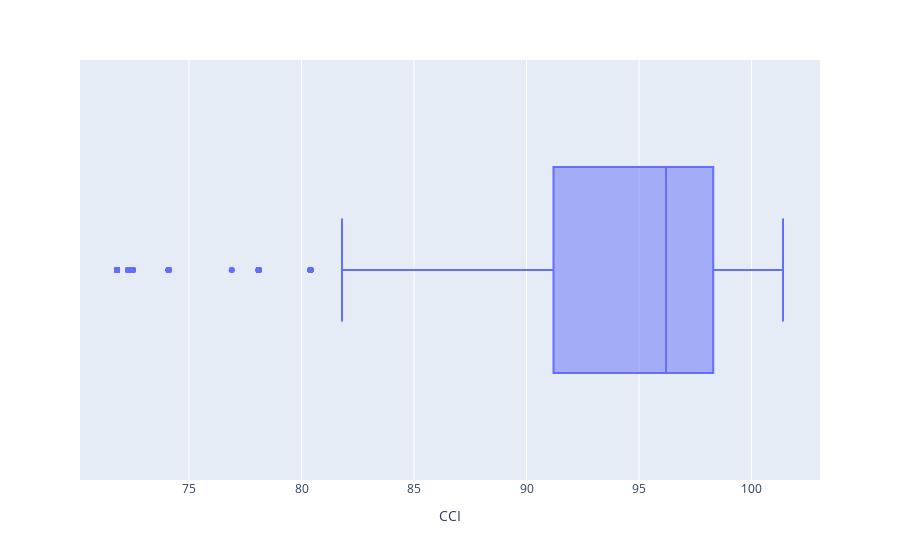

Write notebook code for a chart like this one.
### Code cell
px.box(data_frame=df, x='CCI')

### Figure 1 — Plotly figure (JSON) as saved in the notebook; plotly's stock layout.template omitted (floating-point values rounded to 4 significant figures; data arrays with more than 128 entries replaced by an {"elided": "..."} marker saying what was removed)
{"data": [{"alignmentgroup": "True", "hovertemplate": "CCI=%{x}<extra></extra>", "legendgroup": "", "marker": {"color": "#636efa"}, "name": "", "notched": false, "offsetgroup": "", "orientation": "h", "showlegend": false, "type": "box", "x": {"elided": "1746 float values"}, "x0": " ", "xaxis": "x", "y0": " ", "yaxis": "y"}], "layout": {"boxmode": "group", "legend": {"tracegroupgap": 0}, "margin": {"t": 60}, "xaxis": {"anchor": "y", "domain": [0, 1], "title": {"text": "CCI"}}, "yaxis": {"anchor": "x", "domain": [0, 1]}}}
